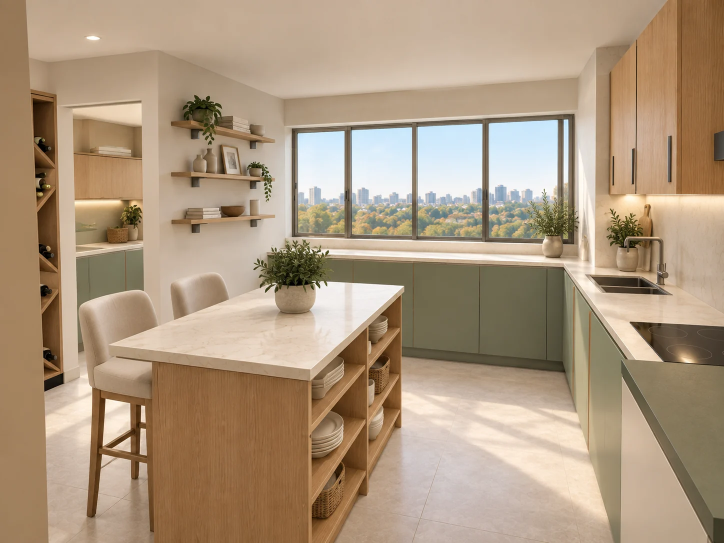
#> input picture cozinha/output/atelier-varanda-3d/atelier-varanda-v12-estilo-natural.webp, 1448 x 1086 px, given in place of atelier-varanda-v12-estilo-natural.png, which was not available (shown at 1/2 size)
$ python import-materials.py ../cozinha/Cozinha-interior.webp
#> lines starting #> are read from the running program, lines starting #| are printed output that depends on the picture
"""Import the existing room studies without changing the original project files.

Usage: python scripts/import-materials.py /path/to/casa [--room sala]
Requires Pillow. Runtime: plain static HTML; no Python is needed for hosting.
"""
from pathlib import Path
import argparse
import re
import shutil
from PIL import Image, ImageOps

DEST = Path(__file__).resolve().parent.parent
ROOMS = {
    'cozinha': ('Cozinha', 'output/atelier-varanda-3d/index.html'),
    'sala': ('Sala', 'output/opcao-05-cozy-sofa-l-v4/index.html'),
    'escritorio': ('Escritório', 'output/proposta-v1/index.html'),
}
parser = argparse.ArgumentParser(description=__doc__)
parser.add_argument('source', type=Path)
parser.add_argument('--room', choices=ROOMS, help='Import only the selected room.')
args = parser.parse_args()
SOURCE = args.source.resolve()
selected_rooms = [args.room] if args.room else list(ROOMS)
ALLOWED = {'.html', '.css', '.js', '.json', '.md', '.txt', '.svg', '.pdf', '.glb', '.png', '.jpeg', '.jpg'}
FILES = [p for room in selected_rooms for p in (SOURCE / room).rglob('*')
         if p.is_file() and p.suffix.lower() in ALLOWED
         and not {'tmp', 'node_modules', '__pycache__', '.git', 'anteriores'}.intersection(p.parts)
         and p.name not in {'ABRIR-GALERIA.md', 'modelo-3d-fonte.js'}]
IMAGE_NAMES = {p.name: p.with_suffix('.webp').name for p in FILES if p.suffix.lower() in {'.png', '.jpg', '.jpeg'}}
ICONS = {
 'inicio': '<path d="m3 10 9-7 9 7v10H3Z"/><path d="M9 20v-7h6v7"/>',
 'cozinha': '<path d="M5 3v7m3-7v7M3 6h7m-4 4v11M18 3v18m0-18c-5 4-5 10 0 10"/>',
 'sala': '<path d="M5 11V7a2 2 0 0 1 2-2h10a2 2 0 0 1 2 2v4M3 11h4v5h10v-5h4v9H3Zm2 9v2m14-2v2"/>',
 'escritorio': '<path d="M3 12h18M5 12v9m14-9v9M8 3h8v6H8Zm4 6v3"/>',
}

def icon(name):
    return f'<svg viewBox="0 0 24 24" fill="none" stroke="currentColor" stroke-width="1.5" aria-hidden="true">{ICONS[name]}</svg>'

def navigation(root, active):
    links = [('inicio', 'Início', 'index.html')] + [(k, v[0], f'{k}/{v[1]}') for k, v in ROOMS.items()]
    def items():
        return ''.join(f'<a href="{root}{path}"' + (' aria-current="page"' if key == active else '') + f'>{icon(key)}<span>{label}</span></a>' for key, label, path in links)
    return (f'<a class="casa-skip" href="#conteudo">Saltar para o conteúdo</a>'
            f'<header class="casa-header"><a class="casa-brand" href="{root}index.html" aria-label="Casa Santos — início"><span class="casa-monogram">cs.</span><span>Casa Santos</span></a>'
            f'<nav class="casa-nav" aria-label="Divisões da casa">{items()}</nav><span class="casa-header-note">O projeto da nossa casa</span></header>'
            f'<nav class="casa-mobile-nav" aria-label="Navegação principal">{items()}</nav>')

original_bytes = sum(p.stat().st_size for p in FILES)
for p in FILES:
    relative = p.relative_to(SOURCE)
    out = DEST / relative
    out.parent.mkdir(parents=True, exist_ok=True)
    if p.name in IMAGE_NAMES:
        out = out.with_suffix('.webp')
        with Image.open(p) as image:
            image = ImageOps.exif_transpose(image)
            if image.mode not in ('RGB', 'RGBA'):
                image = image.convert('RGB')
            image.save(out, 'WEBP', quality=86, method=6)
    elif p.suffix in {'.html', '.css', '.json', '.md', '.txt', '.svg', '.js'}:
        s = p.read_text()
        for before, after in IMAGE_NAMES.items():
            s = s.replace(before, after)
        # The living-room gallery builds its six view names dynamically.
        if relative.as_posix() == 'sala/output/opcao-05-cozy-sofa-l-v4/index.html':
            s = s.replace("scene+'.png'", "scene+'.webp'")
        s = s.replace(str(SOURCE), 'Casa Santos')
        s = re.sub(r'/Users/[^\s"<>]+/([^/\s"<>]+)', r'\1', s)
        if p.suffix == '.html' and 'modelo-3d' not in p.name and 'http-equiv="refresh"' not in s:
            root = '../' * (len(relative.parts) - 1)
            active = relative.parts[0]
            s = s.replace('</head>', f'<link rel="icon" href="{root}assets/favicon.svg" type="image/svg+xml"><link rel="stylesheet" href="{root}assets/site.css"><meta name="theme-color" content="#2b392f"></head>')
            s = s.replace('<body>', '<body class="room-page">' + navigation(root, active), 1)
            s = s.replace('<main>', '<main id="conteudo">', 1)
            s = s.replace('Galeria e modelo disponíveis sem servidor ou Internet. Mantém as subpastas juntas ao transportar o projeto.', 'Explora as imagens, consulta as medidas ou abre o modelo 3D.')
            s = re.sub(r'<p>Pasta atual:</p><code class="path">.*?</code>', '', s)
            s = re.sub(r'<div class="top-links">.*?</div>', '', s)
            s = re.sub(r'<div><a href="[^"]*sala/output/.*?</div>', '', s)
        out.write_text(s)
    else:
        shutil.copy2(p, out)

for room, (name, path) in ROOMS.items():
    if room not in selected_rooms:
        continue
    (DEST / room / 'index.html').write_text(f'<!doctype html><html lang="pt-PT"><head><meta charset="utf-8"><meta name="viewport" content="width=device-width,initial-scale=1"><meta http-equiv="refresh" content="0;url={path}"><title>{name} · Casa Santos</title></head><body><p><a href="{path}">Abrir {name}</a></p></body></html>')

# Homepage uses small dedicated covers; technical drawings keep their full resolution.
for room, source in {
    'cozinha': 'cozinha/output/atelier-varanda-3d/atelier-varanda-v12-estilo-natural.png',
    'sala': 'sala/output/opcao-05-cozy-sofa-l-v4/sala-quadros-laterais-geral-quadro.png',
    'escritorio': 'escritorio/output/proposta-v1/ambiente-interior.png',
}.items():
    if room not in selected_rooms:
        continue
    with Image.open(SOURCE / source) as image:
#> image is the input picture: PIL image 1448x1086 RGB; mean R, G, B 173, 151.2, 126.5
        image = ImageOps.exif_transpose(image).convert('RGB')
        for width in (480, 960):
            focal_point = (0.92, 0.5) if room == 'sala' else (0.5, 0.5)
            cover = ImageOps.fit(image, (width, round(width * 1.12)), centering=focal_point)
            cover.save(DEST / 'assets' / f'{room}-{width}.webp', quality=85, method=6)
#> this loop made 2 passes
#> pass 1, `cover = ImageOps.fit(image, (width, round(width * 1.12)), centering=fo..`:
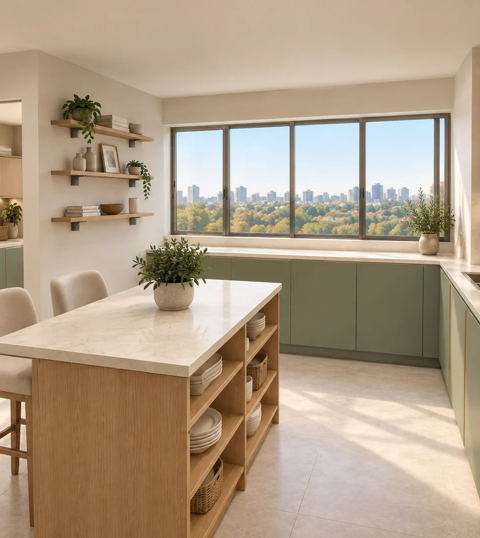
#> cover: PIL image 480x538 RGB; mean R, G, B 176.1, 156.9, 134.7
#> pass 2 of the loop `for room, source in {`:
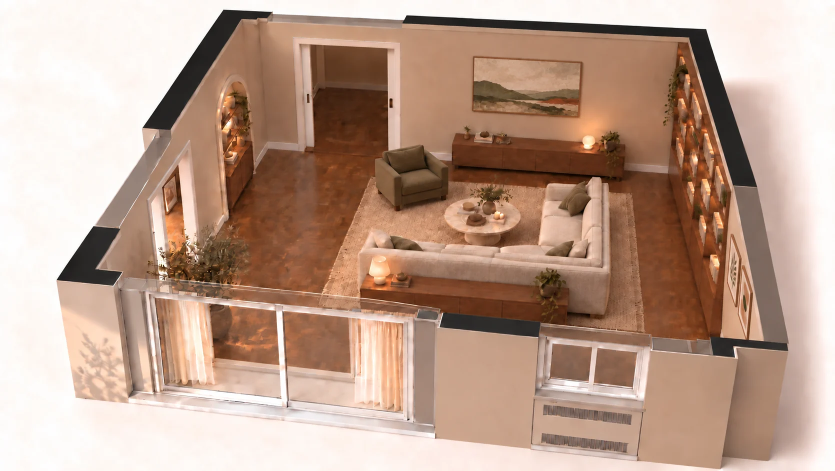
#> input picture sala/output/opcao-05-cozy-sofa-l-v4/sala-quadros-laterais-geral-quadro.webp, 1670 x 941 px, given in place of sala-quadros-laterais-geral-quadro.png, which was not available (shown at 1/2 size)
#> image is the input picture: PIL image 1670x941 RGB; mean R, G, B 187.1, 157.8, 140.6
#> the loop `for width in (480, 960):` made 2 passes
#> pass 1, `cover = ImageOps.fit(image, (width, round(width * 1.12)), centering=fo..`:
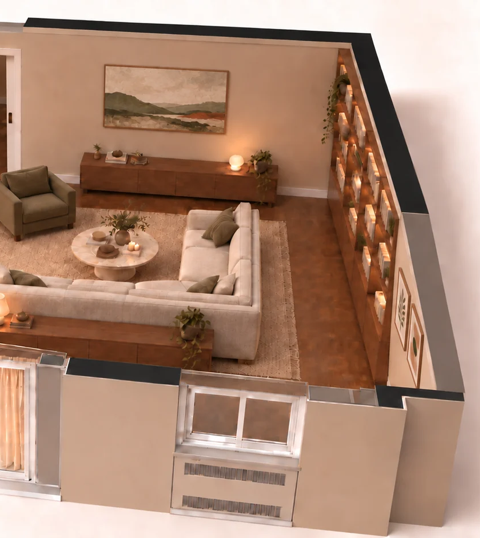
#> cover: PIL image 480x538 RGB; mean R, G, B 170.1, 134.9, 114.4
#> pass 3 of the loop `for room, source in {`:
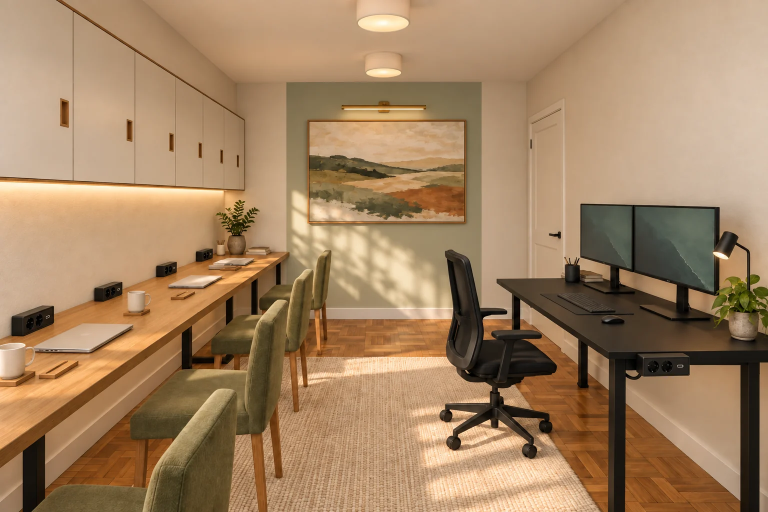
#> input picture escritorio/output/proposta-v1/ambiente-interior.webp, 1536 x 1024 px, given in place of ambiente-interior.png, which was not available (shown at 1/2 size)
#> image is the input picture: PIL image 1536x1024 RGB; mean R, G, B 162.7, 131.2, 98
#> the loop `for width in (480, 960):` made 2 passes
#> pass 1, `cover = ImageOps.fit(image, (width, round(width * 1.12)), centering=fo..`:
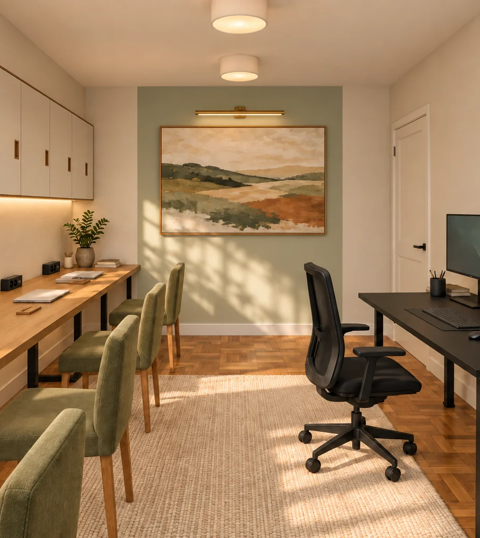
#> cover: PIL image 480x538 RGB; mean R, G, B 162.1, 129.6, 94.6

print(f'Imported {len(FILES)} project files ({original_bytes / 1048576:.1f} MB before image optimization).')
